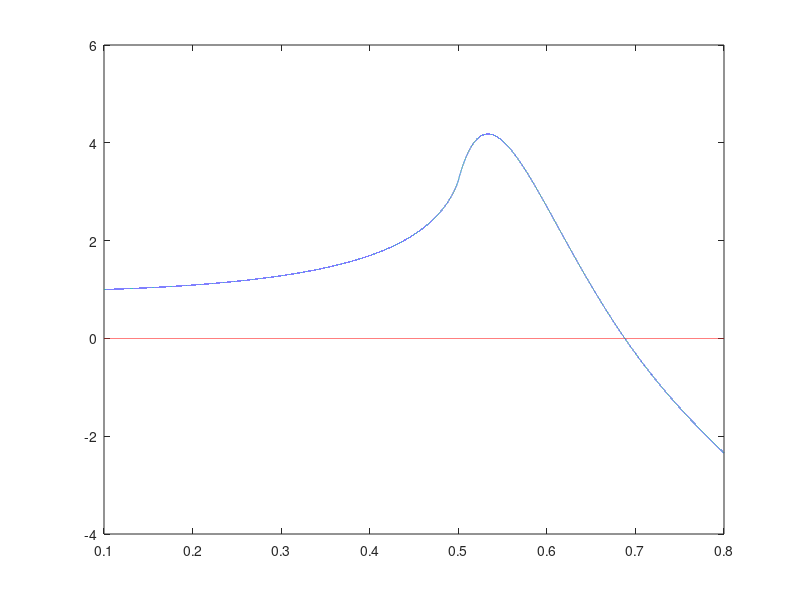

MATLAB code for this plot:
%plotOKE


function result=plotoke()
	CONST.h_bar=1.054571596*(10^(-34));
	CONST.c=299792458;
	CONST.epsilon_0=8.854187817*(10^(-12));
	CONST.mu_0=1.256637061*(10^(-6));
	CONST.lambda0=1e-6;
	CONST.e=1.602176565e-19;



	x=linspace(0.1,0.8,100000);

	y=funcG(x,1,0,1)+funcG(x,1,0,2)+funcG(x,1,0,3)+funcG(x,1,0,4)-funcG(x,1,0,5);
	z=y./y(1);
	plot(x,real(z),x,imag(z));
end

function result = funcG( x_omega,omega_bandgap,gamma,type)
	%x=(x_omega - 1i.*gamma)./omega_bandgap;
	x=x_omega./omega_bandgap;
    if (type==1) %two photon absorption
        result= (1./(2.*x).^6) .* (-3./8.*x.^2.*(1-x).^(-1/2) + 3.*x.*(1-x).^(1/2) - 2.*(1-x).^(3/2) + 2.*heavisideyy(1-2.*x).*(1-2.*x).^(3/2));
    elseif (type==2) %Raman
        result= (1./(2.*x).^6) .* (-3./8.*x.^2.*(1+x).^(-1/2) - 3.*x.*(1+x).^(1/2) - 2.*(1+x).^(3/2) + 2.*(1+2.*x).^(3/2));
    elseif (type==3) %Linear Stark
        result= (1./(2.*x).^6) .* (2 - (1-x).^(3/2) - (1+x).^(3/2));
    elseif (type==4) %Quadratic Stark
        result=(1./ 2.^10 ./ x.^5) .* ((1-x).^(-1/2) - (1+x).^(-1/2) - (x./2.*(1-x).^(-3/2)) - (x./2.*(1+x).^(-3/2)) );
    elseif (type==5) %Divergent term
        result=(1./(2.*x).^6) .* (-2 - (35.*x.^2./8) + (x./8.*(3.*x-1).*(1-x).^(-1/2)) - (3.*x.*(1-x).^(1/2)) + ((1-x).^(3/2)) + (x./8.*(3.*x+1).*(1+x).^(-1/2)) + (3.*x.*(1+x).^(1/2)) + ((1+x).^(3/2)) );
    elseif(type==99) %for debugging
        result =(1./(2.*x).^6) .* (-3./8.*x.^2.*(1-x).^(-1/2) + 3.*x.*(1-x).^(1/2) - 2.*(1-x).^(3/2) + 2.*heavisideyy(1-2.*x).*(1-2.*x).^(3/2));
    else
        error('Error on funcG: No idea which type is used');
    end
end

function Y = heavisideyy (X)
    Y = zeros(size(X));
    Y(X > 0) = 1;
    Y(X == 0) = .5;
end